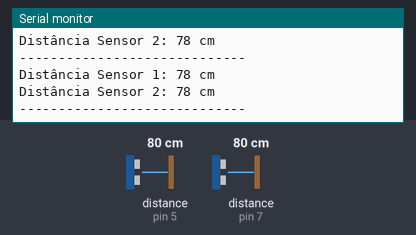
Bench run of a sketch on a simulated Arduino Uno, built with avr-gcc and run on an emulated ATmega328P. Parts: the last lines printed to the serial monitor. Wiring (inferred from the names in the program): 2 × ultrasonic range finder: trigger pin 4, echo pin 5 / trigger pin 6, echo pin 7. The test bench sets the inputs (shaded band); at power-on: distance to the obstacle (sensors on pin 5, pin 7) 80 cm. The echo pulse lasts 58.3 µs per cm.

Above: at 1.3 s.
1.4 s: distance to the obstacle (sensor on pin 5) set to 2 cm
At 1.99 s:
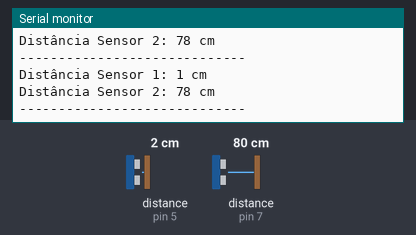
2.9 s: distance to the obstacle (sensor on pin 7) set to 2 cm
At 3.57 s:
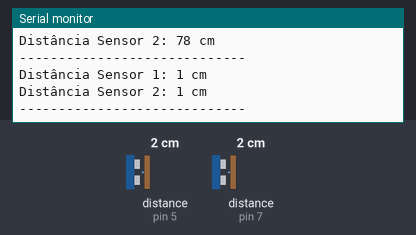
4.4 s: distance to the obstacle (sensor on pin 5) set to 250 cm
At 5.16 s:
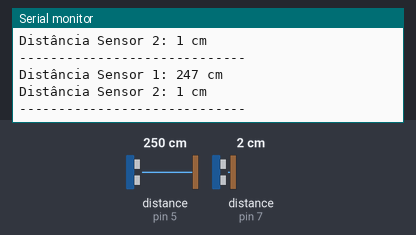
7.5 s: distance to the obstacle (sensor on pin 5) set to 4 cm
At 8.37 s:
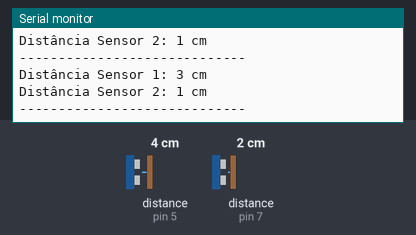
10.6 s: distance to the obstacle (sensor on pin 7) set to 4 cm
At 10.98 s:
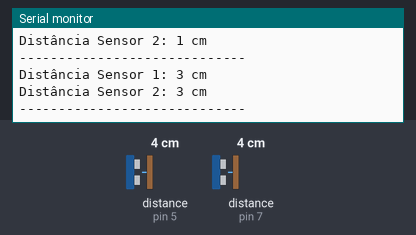
Timing chart, 0 to 13.1 s (numbered marks = the images above; inputs shaded):
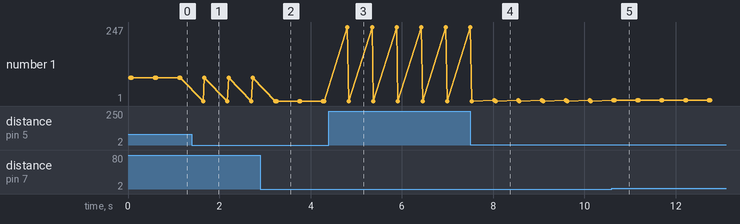

Measured:
- after the input at 1.4 s, the serial monitor: prints a new line after 0.25 s (image 1)
- after the input at 2.9 s, the serial monitor: prints a new line after 0.35 s (image 2)
- after the input at 4.4 s, the serial monitor: prints a new line after 0.41 s (image 3)
- after the input at 7.5 s, the serial monitor: prints a new line after 0.52 s (image 4)
- after the input at 10.6 s, the serial monitor: prints a new line after 0.06 s (image 5)
- plotted number 1: 1 → 247 after the input at 4.4 s

The sketch:

sensorUltra.ino
```cpp
// Definição de pinos para o sensor ultrassonico 1
#define TRIGGER1 4
#define ECHO1 5

// Definição de pinos para o sensor ultrassonico 2
#define TRIGGER2 6
#define ECHO2 7

#define OUT_OF_RANGE -1  // Valor retornado para "fora de alcance"

// Variáveis para armazenar as distâncias
long distancia1 = 0;
long distancia2 = 0;

void setup() {
    // Configuração dos pinos do sensor 1
    pinMode(TRIGGER1, OUTPUT);
    pinMode(ECHO1, INPUT);

    // Configuração dos pinos do sensor 2
    pinMode(TRIGGER2, OUTPUT);
    pinMode(ECHO2, INPUT);

    // Inicialização da comunicação serial
    Serial.begin(9600);
    Serial.println("Iniciando leitura dos sensores ultrassônicos...");
}

void loop() {
    // Medir a distância do sensor esquerdo
    distancia1 = medirDistancia(TRIGGER1, ECHO1);

    // Medir a distância do sensor direito
    distancia2 = medirDistancia(TRIGGER2, ECHO2);

    // Exibir os valores no monitor serial
    Serial.print("Distância Sensor 1: ");
    if (distancia1 == OUT_OF_RANGE) {
        Serial.println("Fora de alcance");
    } else {
        Serial.print(distancia1);
        Serial.println(" cm");
    }

    Serial.print("Distância Sensor 2: ");
    if (distancia2 == OUT_OF_RANGE) {
        Serial.println("Fora de alcance");
    } else {
        Serial.print(distancia2);
        Serial.println(" cm");
    }

    Serial.println("-----------------------------");

    delay(500); // Aguarde 500ms antes de realizar outra leitura
}

// Função para medir a distância usando HC-SR04
long medirDistancia(int trigPin, int echoPin) {
    // Enviar um pulso no pino TRIG
    digitalWrite(trigPin, LOW);
    delayMicroseconds(2);
    digitalWrite(trigPin, HIGH);
    delayMicroseconds(10);
    digitalWrite(trigPin, LOW);

    // Ler o tempo de retorno do pulso no pino ECHO
    long duracao = pulseIn(echoPin, HIGH);

    // Calcular a distância em centímetros
    long distancia = duracao * 0.034 / 2;

    // Limitar a distância para evitar valores inválidos
    if (distancia > 400 || distancia <= 0) {
        return OUT_OF_RANGE; // Retorna -1 para indicar "fora de alcance"
    }

    return distancia;
}
```
